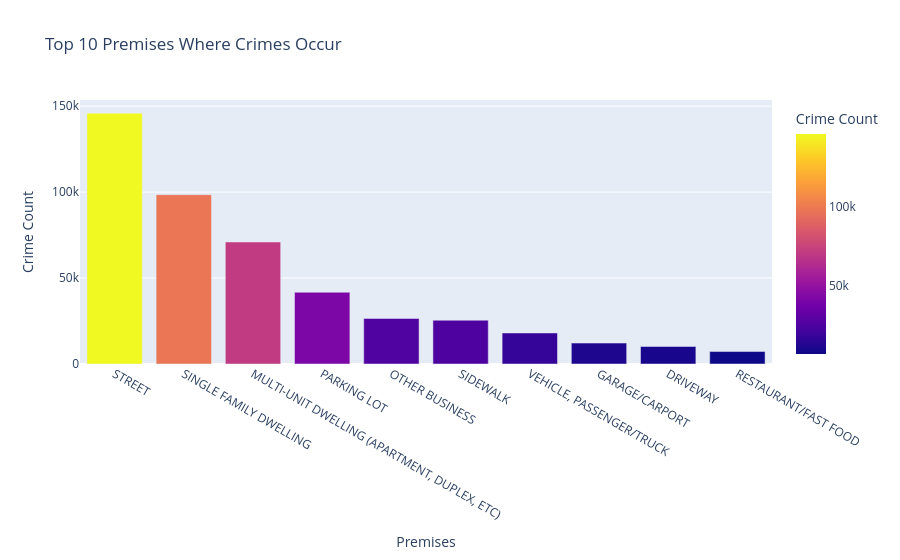

Notebook source saved alongside this figure:
### Code cell
# --- 4. Most Common Premises for Crime ---
premises = df['Premis Desc'].value_counts().nlargest(10).reset_index()
premises.columns = ['Premises', 'Crime Count']
fig4 = px.bar(premises, x='Premises', y='Crime Count', color='Crime Count',
              title='Top 10 Premises Where Crimes Occur')
fig4.show()

### Figure 1 — Plotly figure (JSON) as saved in the notebook; plotly's stock layout.template omitted (floating-point values rounded to 4 significant figures)
{"data": [{"alignmentgroup": "True", "hovertemplate": "Premises=%{x}<br>Crime Count=%{marker.color}<extra></extra>", "legendgroup": "", "marker": {"color": [145879, 98480, 70973, 41738, 26497, 25474, 18054, 12177, 10174, 7256], "coloraxis": "coloraxis", "pattern": {"shape": ""}}, "name": "", "offsetgroup": "", "orientation": "v", "showlegend": false, "textposition": "auto", "type": "bar", "x": ["STREET", "SINGLE FAMILY DWELLING", "MULTI-UNIT DWELLING (APARTMENT, DUPLEX, ETC)", "PARKING LOT", "OTHER BUSINESS", "SIDEWALK", "VEHICLE, PASSENGER/TRUCK", "GARAGE/CARPORT", "DRIVEWAY", "RESTAURANT/FAST FOOD"], "xaxis": "x", "y": [145879, 98480, 70973, 41738, 26497, 25474, 18054, 12177, 10174, 7256], "yaxis": "y"}], "layout": {"autosize": true, "barmode": "relative", "coloraxis": {"colorbar": {"title": {"text": "Crime Count"}}, "colorscale": [[0, "#0d0887"], [0.1111, "#46039f"], [0.2222, "#7201a8"], [0.3333, "#9c179e"], [0.4444, "#bd3786"], [0.5556, "#d8576b"], [0.6667, "#ed7953"], [0.7778, "#fb9f3a"], [0.8889, "#fdca26"], [1, "#f0f921"]]}, "legend": {"tracegroupgap": 0}, "title": {"text": "Top 10 Premises Where Crimes Occur"}, "xaxis": {"anchor": "y", "autorange": true, "domain": [0, 1], "range": [-0.5, 9.5], "title": {"text": "Premises"}, "type": "category"}, "yaxis": {"anchor": "x", "autorange": true, "domain": [0, 1], "range": [0, 153600.0], "title": {"text": "Crime Count"}, "type": "linear"}}}
